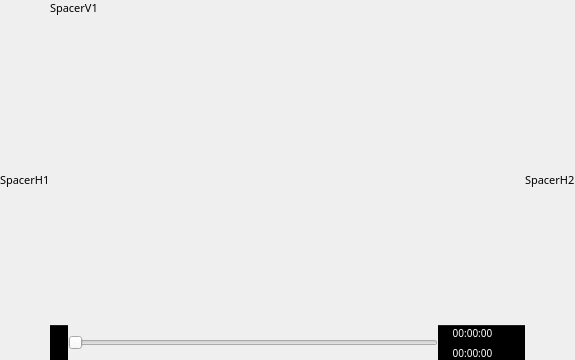
<?xml version="1.0" encoding="UTF-8"?>
<ui version="4.0">
 <class>wgt_QVideoPlayer</class>
 <widget class="QWidget" name="wgt_QVideoPlayer">
  <property name="geometry">
   <rect>
    <x>0</x>
    <y>0</y>
    <width>575</width>
    <height>360</height>
   </rect>
  </property>
  <property name="font">
   <font>
    <family>Sans Serif</family>
    <pointsize>8</pointsize>
   </font>
  </property>
  <property name="windowTitle">
   <string notr="true">Form</string>
  </property>
  <layout class="QHBoxLayout" name="horizontalLayout">
   <property name="spacing">
    <number>0</number>
   </property>
   <property name="leftMargin">
    <number>0</number>
   </property>
   <property name="topMargin">
    <number>0</number>
   </property>
   <property name="rightMargin">
    <number>0</number>
   </property>
   <property name="bottomMargin">
    <number>0</number>
   </property>
   <item>
    <widget class="QLabel" name="SpacerH1">
     <property name="text">
      <string notr="true">SpacerH1</string>
     </property>
    </widget>
   </item>
   <item>
    <layout class="QVBoxLayout" name="verticalLayout">
     <property name="spacing">
      <number>0</number>
     </property>
     <property name="leftMargin">
      <number>0</number>
     </property>
     <property name="topMargin">
      <number>0</number>
     </property>
     <property name="rightMargin">
      <number>0</number>
     </property>
     <property name="bottomMargin">
      <number>0</number>
     </property>
     <item>
      <widget class="QLabel" name="SpacerV1">
       <property name="text">
        <string notr="true">SpacerV1</string>
       </property>
      </widget>
     </item>
     <item>
      <widget class="QMovieLabel" name="MovieFrame">
       <property name="sizePolicy">
        <sizepolicy hsizetype="Expanding" vsizetype="Expanding">
         <horstretch>0</horstretch>
         <verstretch>0</verstretch>
        </sizepolicy>
       </property>
       <property name="text">
        <string notr="true"/>
       </property>
       <property name="scaledContents">
        <bool>false</bool>
       </property>
      </widget>
     </item>
     <item>
      <layout class="QHBoxLayout" name="SliderLayout">
       <property name="spacing">
        <number>0</number>
       </property>
       <property name="leftMargin">
        <number>0</number>
       </property>
       <property name="topMargin">
        <number>0</number>
       </property>
       <property name="rightMargin">
        <number>0</number>
       </property>
       <property name="bottomMargin">
        <number>0</number>
       </property>
       <item>
        <widget class="QToolButton" name="VideoPlayerPlayPauseBT">
         <property name="sizePolicy">
          <sizepolicy hsizetype="Preferred" vsizetype="Preferred">
           <horstretch>0</horstretch>
           <verstretch>0</verstretch>
          </sizepolicy>
         </property>
         <property name="toolTip">
          <string extracomment="Tooltip in dialog box">Click to start play, click again to pause the movie</string>
         </property>
         <property name="styleSheet">
          <string notr="true">QToolButton { /* all types of tool button */
 	 background: black;
     border-top: 1px solid #202020;
     border-bottom: 0px;
     border-left: 0px;
     border-right: 0px;
     border-radius: 0px;
     background-color: black;
 }

 QToolButton[popupMode=&quot;1&quot;] { /* only for MenuButtonPopup */
     padding-right: 10px; /* make way for the popup button */
 }

 QToolButton:pressed {
     background-color: black;
 }</string>
         </property>
         <property name="text">
          <string notr="true">...</string>
         </property>
         <property name="icon">
          <iconset>
           <normaloff>:/img/player_play.png</normaloff>:/img/player_play.png</iconset>
         </property>
         <property name="iconSize">
          <size>
           <width>24</width>
           <height>24</height>
          </size>
         </property>
        </widget>
       </item>
       <item>
        <widget class="QCustomRuller" name="CustomRuller">
         <property name="sizePolicy">
          <sizepolicy hsizetype="Expanding" vsizetype="Preferred">
           <horstretch>0</horstretch>
           <verstretch>0</verstretch>
          </sizepolicy>
         </property>
         <property name="toolTip">
          <string>The progress bar allows you to set the video display to a specific position.
Remark : The length of the ruler is increased in proportion to the duration of the video.
The blue part represents the part of the video which is selected (which will be used in the assembly).</string>
         </property>
         <property name="orientation">
          <enum>Qt::Horizontal</enum>
         </property>
        </widget>
       </item>
       <item>
        <layout class="QVBoxLayout" name="verticalLayout_2">
         <property name="spacing">
          <number>0</number>
         </property>
         <property name="leftMargin">
          <number>0</number>
         </property>
         <property name="topMargin">
          <number>0</number>
         </property>
         <property name="rightMargin">
          <number>0</number>
         </property>
         <property name="bottomMargin">
          <number>0</number>
         </property>
         <item>
          <widget class="QLabel" name="Position">
           <property name="sizePolicy">
            <sizepolicy hsizetype="Preferred" vsizetype="Preferred">
             <horstretch>0</horstretch>
             <verstretch>0</verstretch>
            </sizepolicy>
           </property>
           <property name="font">
            <font>
             <pointsize>-1</pointsize>
            </font>
           </property>
           <property name="styleSheet">
            <string notr="true">background: black;
subcontrol-origin: padding;
subcontrol-position: top right;
padding: 0px;
spacing: 2px;
border-top: 1px solid #202020;
border-bottom: 0px;
border-left: 0px;
border-right: 0px;
color: white;
font-size: 10px;
</string>
           </property>
           <property name="frameShape">
            <enum>QFrame::NoFrame</enum>
           </property>
           <property name="frameShadow">
            <enum>QFrame::Sunken</enum>
           </property>
           <property name="lineWidth">
            <number>0</number>
           </property>
           <property name="text">
            <string notr="true">00:00:00</string>
           </property>
           <property name="alignment">
            <set>Qt::AlignCenter</set>
           </property>
          </widget>
         </item>
         <item>
          <widget class="QProgressBar" name="BufferState">
           <property name="sizePolicy">
            <sizepolicy hsizetype="Preferred" vsizetype="Fixed">
             <horstretch>0</horstretch>
             <verstretch>0</verstretch>
            </sizepolicy>
           </property>
           <property name="minimumSize">
            <size>
             <width>0</width>
             <height>6</height>
            </size>
           </property>
           <property name="maximumSize">
            <size>
             <width>16777215</width>
             <height>6</height>
            </size>
           </property>
           <property name="font">
            <font>
             <family>Sans Serif</family>
             <pointsize>1</pointsize>
            </font>
           </property>
           <property name="styleSheet">
            <string notr="true">QProgressBar:horizontal {
border: 0px;
border-radius: 0px;
background: black;
padding-top: 1px;
padding-bottom: 2px;
padding-left: 1px;
padding-right: 1px;
}
QProgressBar::chunk:horizontal {
background: red;
}</string>
           </property>
           <property name="maximum">
            <number>5</number>
           </property>
           <property name="value">
            <number>0</number>
           </property>
           <property name="textVisible">
            <bool>false</bool>
           </property>
           <property name="format">
            <string notr="true"/>
           </property>
          </widget>
         </item>
         <item>
          <widget class="QLabel" name="Duration">
           <property name="sizePolicy">
            <sizepolicy hsizetype="Preferred" vsizetype="Preferred">
             <horstretch>0</horstretch>
             <verstretch>0</verstretch>
            </sizepolicy>
           </property>
           <property name="font">
            <font>
             <pointsize>-1</pointsize>
            </font>
           </property>
           <property name="styleSheet">
            <string notr="true">background: black;
subcontrol-origin: padding;
subcontrol-position: top right;
padding: 0px;
spacing: 2px;
border-top: 0px;
border-bottom: 0px;
border-left: 0px;
border-right: 0px;
color: white;
font-size: 10px;
</string>
           </property>
           <property name="frameShadow">
            <enum>QFrame::Sunken</enum>
           </property>
           <property name="lineWidth">
            <number>0</number>
           </property>
           <property name="text">
            <string notr="true">00:00:00</string>
           </property>
           <property name="alignment">
            <set>Qt::AlignCenter</set>
           </property>
          </widget>
         </item>
        </layout>
       </item>
       <item>
        <widget class="QToolButton" name="VideoPlayerSaveImageBT">
         <property name="sizePolicy">
          <sizepolicy hsizetype="Preferred" vsizetype="Preferred">
           <horstretch>0</horstretch>
           <verstretch>0</verstretch>
          </sizepolicy>
         </property>
         <property name="toolTip">
          <string extracomment="Tooltip in dialog box">Save this image of the movie</string>
         </property>
         <property name="styleSheet">
          <string notr="true">QToolButton { /* all types of tool button */
 	 background: black;
     border-top: 1px solid #202020;
     border-bottom: 0px;
     border-left: 0px;
     border-right: 0px;
     border-radius: 0px;
     background-color: black;
 }

 QToolButton[popupMode=&quot;1&quot;] { /* only for MenuButtonPopup */
     padding-right: 10px; /* make way for the popup button */
 }

 QToolButton:pressed {
     background-color: black;
 }</string>
         </property>
         <property name="text">
          <string notr="true">...</string>
         </property>
         <property name="icon">
          <iconset>
           <normaloff>:/img/Camera.png</normaloff>:/img/Camera.png</iconset>
         </property>
         <property name="iconSize">
          <size>
           <width>24</width>
           <height>24</height>
          </size>
         </property>
        </widget>
       </item>
      </layout>
     </item>
    </layout>
   </item>
   <item>
    <widget class="QLabel" name="SpacerH2">
     <property name="text">
      <string notr="true">SpacerH2</string>
     </property>
    </widget>
   </item>
  </layout>
 </widget>
 <customwidgets>
  <customwidget>
   <class>QMovieLabel</class>
   <extends>QLabel</extends>
   <header>wgt_QVideoPlayer/wgt_QVideoPlayer.h</header>
  </customwidget>
  <customwidget>
   <class>QCustomRuller</class>
   <extends>QSlider</extends>
   <header>wgt_QVideoPlayer/QCustomRuller.h</header>
  </customwidget>
 </customwidgets>
 <resources/>
 <connections/>
</ui>
